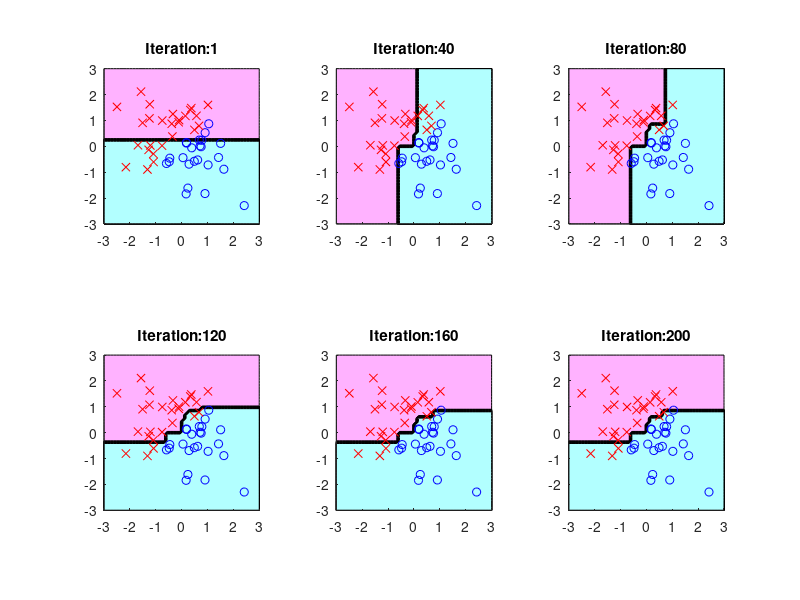
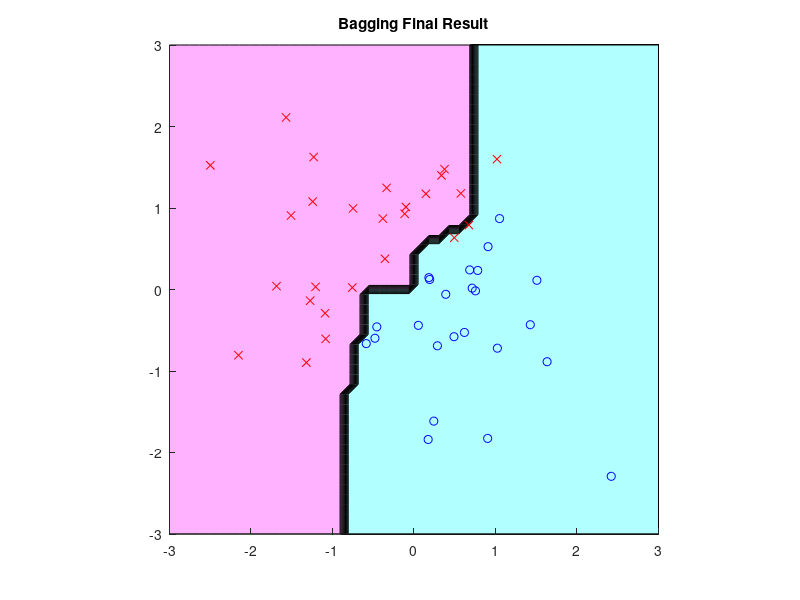

Write MATLAB code to recreate these figures, in order.
function eg09_2(n, a)
    % init
    rng(0, 'v5uniform'); rng(0, 'v5normal');
    % recommended, use it in future instead of
    % rand('state', 0); randn('state', 0);
    if nargin < 1
        n = 50; a = 50;
    end
    x = randn(n, 2);
    y = 2 *(x(:, 1) > x(:, 2)) - 1;
    X0 = linspace(-3, 3, a);
    [X(:, :, 1), X(:, :, 2)] = meshgrid(X0);

    id = 1;
    figure('Name', 'Bagging Example'); clf; hold on;
    setFigure('Bagging Running');

    b = 5000; Y = zeros(a, a);
    for jj = 1 : b
        d = ceil(2 * rand);
        r = ceil(n * rand(n, 1));
        xb = x(r, :);
        yb = y(r);
        [xs, xi] = sort(xb(:, d));
        el = cumsum(yb(xi));
        eu = cumsum(yb(xi(end : -1 : 1)));
        e = eu(end - 1 : -1 : 1) - el(1 : end - 1);
        [~, ei] = max(abs(e));
        c = mean(xs(ei : ei + 1));
        s = sign(e(ei));
        Y = Y + sign(s*(X(:, :, d) - c)) / b;
        if (jj == 1) || (rem(jj, 40) == 0 && jj / 40 < 6)
            plotFigure(2, 3, id, num2str(jj), X0, Y ./ jj .* b, x, y);
            id = id + 1;
        end
    end
    saveas(gcf, 'eg09_2_A', 'png');

    figure('Name', 'Bagging Example'); clf; hold on;
    setFigure('Bagging Final Result');
    contourf(X0, X0, sign(Y));
    plot(x(y == 1, 1), x(y == 1, 2), 'bo');
    plot(x(y == -1, 1), x(y == -1, 2), 'rx');
    saveas(gcf, 'eg09_2_B', 'png');

    % sub-function, plot sub-figure
    function [] = plotFigure( M, N, id, titlesuffix, x0, y0, x1, y1)
        subplot(M, N, id); hold on;
        contourf(x0, x0, sign(y0));
        plot(x1(y1 == 1, 1), x1(y1 == 1, 2), 'bo');
        plot(x1(y1 == -1, 1), x1(y1 == -1, 2), 'rx');
        setFigure(strcat('Iteration: ', titlesuffix));
    end

    % sub-function, figure setting
    function [] = setFigure( tag )
        title(tag);
        axis([-3 3 -3 3]); axis square;
        colormap([1 0.7 1; 0.7 1 1]);
    end
end